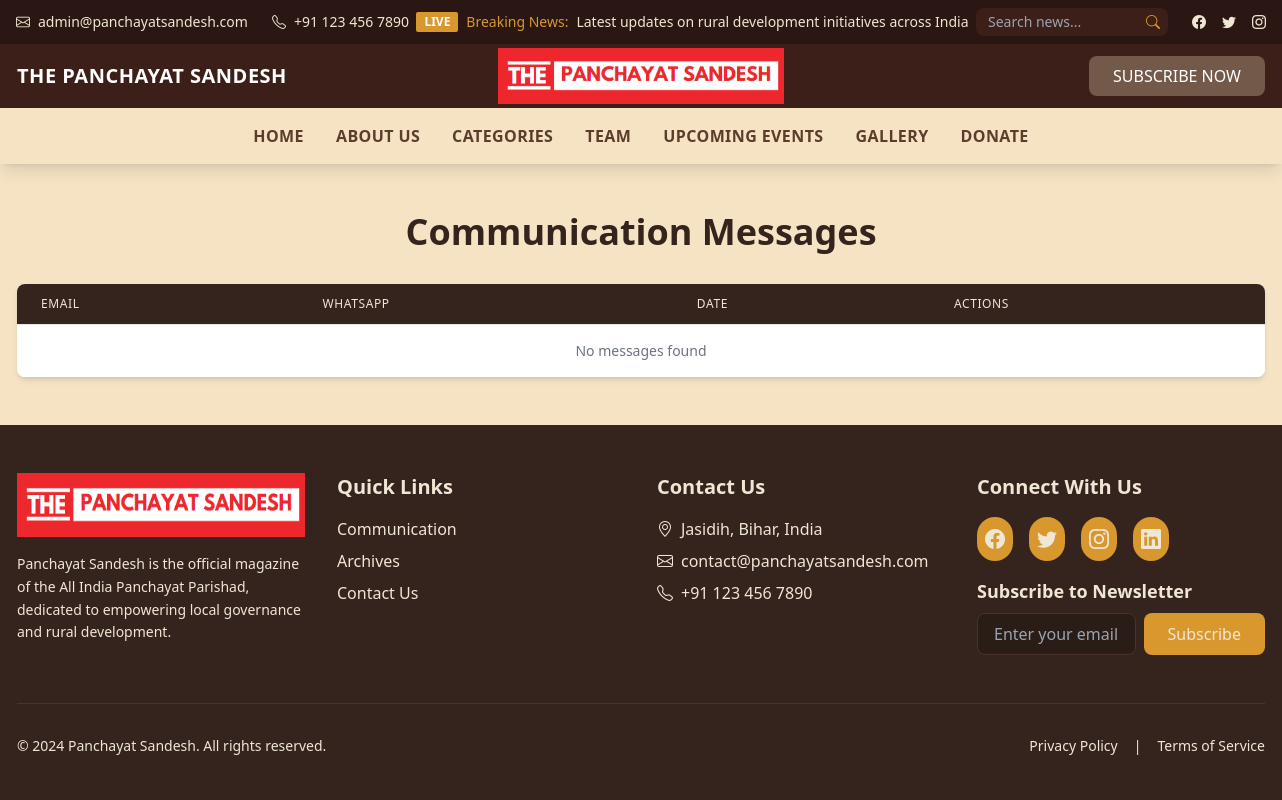
Before: /messages/ (signed in) with the older database file.
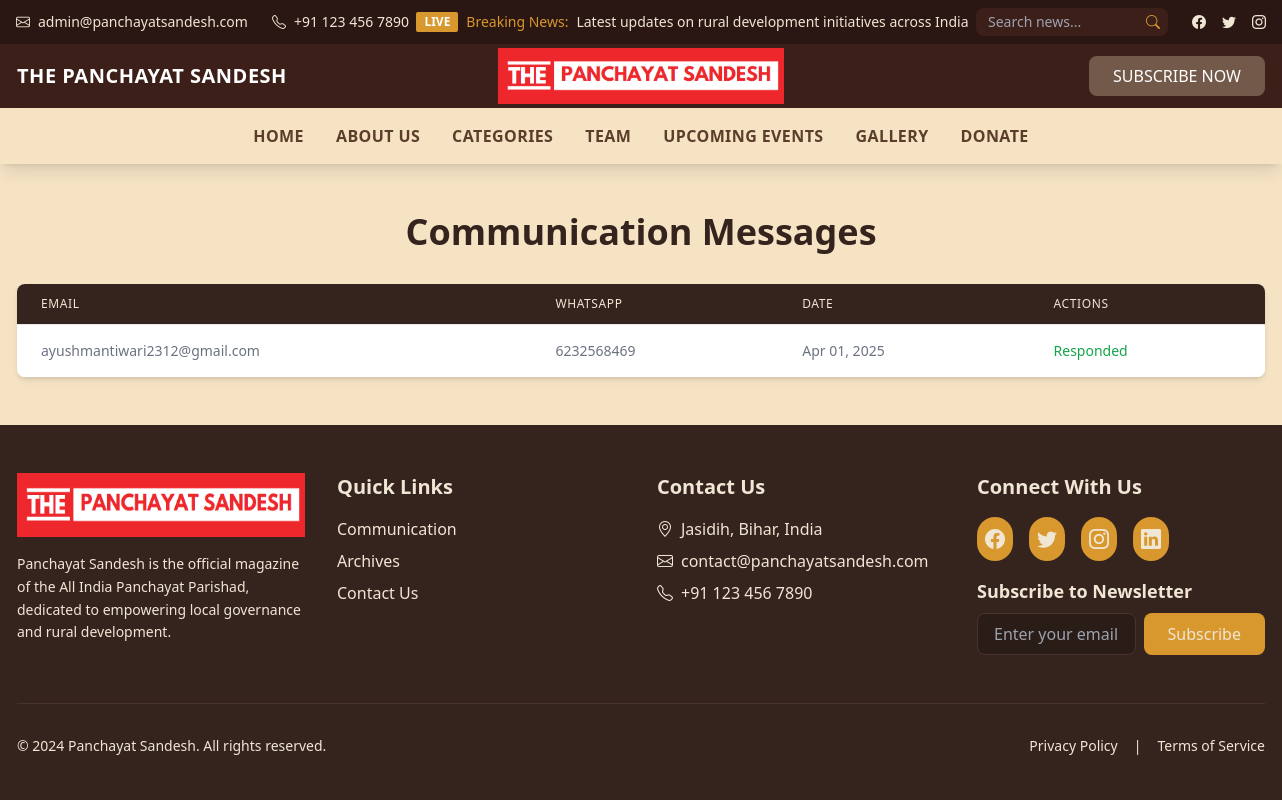
After: the same page with the newer database file.
### news_app/models.py (models this page shows, shortened)
class communication(models.Model):
    id = models.UUIDField(primary_key=True, default=uuid.uuid4, editable=False)
    whatsapp_number = models.CharField(max_length=100, null=True)
    message = models.TextField(null=True)
    email = models.EmailField(null=True)
    response = models.TextField(null=True)
    viewed = models.BooleanField(default=False)
    created_at = models.DateTimeField(default=timezone.now)

### news_app/views.py (the view, shortened to what this page needs)
# urls.py: path('messages/', MessagesView.as_view(), name="messages"),
class MessagesView(TemplateView):
    template_name = 'messages.html'
    def get_context_data(self, **kwargs):
        import logging
        logger = logging.getLogger(__name__)
        logger.debug("Entering MessagesView.get_context_data")
        context = super().get_context_data(**kwargs)
        logger.debug("Fetching all communications ordered by creation date")
        communications_list = communication.objects.all().order_by('-created_at')
        logger.debug(f"Retrieved {communications_list.count()} communication records")
        context['communications'] = communications_list
        logger.debug("Returning context from MessagesView.get_context_data")
        return context

### templates/messages.html (shortened to what this page needs)
{% extends 'base.html' %}
{% block content %}
{% load static  %}
    {% if request.session.user_id %}
    <section class="py-12 bg-[#f5e3c4]">
        <div class="container mx-auto px-4">
            <h1 class="text-3xl md:text-4xl font-bold text-center text-[#35231e] mb-8">Communication Messages</h1>
            <div class="bg-white rounded-lg shadow-md overflow-hidden">
                <div class="overflow-x-auto">
                    <table class="min-w-full divide-y divide-gray-200">
                        <thead class="bg-[#35231e]">
                            <tr>
                                <th scope="col" class="px-6 py-3 text-left text-xs font-medium text-[#efe6d4] uppercase tracking-wider">Email</th>
                                <th scope="col" class="px-6 py-3 text-left text-xs font-medium text-[#efe6d4] uppercase tracking-wider">WhatsApp</th>
                                <th scope="col" class="px-6 py-3 text-left text-xs font-medium text-[#efe6d4] uppercase tracking-wider">Date</th>
                                <th scope="col" class="px-6 py-3 text-left text-xs font-medium text-[#efe6d4] uppercase tracking-wider">Actions</th>
                            </tr>
                        </thead>
                        <tbody class="bg-white divide-y divide-gray-200">
                            {% for message in communications %}
                            <tr class="hover:bg-gray-50">
                                <td class="px-6 py-4 whitespace-nowrap text-sm text-gray-500">{{ message.email }}</td>
                                <td class="px-6 py-4 whitespace-nowrap text-sm text-gray-500">{{ message.whatsapp_number }}</td>
                                <td class="px-6 py-4 whitespace-nowrap text-sm text-gray-500">{{ message.created_at|date:"M d, Y" }}</td>
                                <td class="px-6 py-4 whitespace-nowrap text-sm font-medium">
                                    {% if message.viewed %}
                                        <span class="text-green-600 font-medium">Responded</span>
                                    {% else %}
                                        <button class="view-message text-[#d8982e] hover:text-[#b77924]"
                                            data-id="{{ message.id }}"
                                            data-message="{{ message.message }}">
                                            Respond
                                        </button>
                                    {% endif %}
                                </td>
                            </tr>
                            {% empty %}
                            <tr>
                                <td colspan="4" class="px-6 py-4 text-center text-sm text-gray-500">No messages found</td>
                            </tr>
                            {% endfor %}
                        </tbody>
                    </table>
                </div>
            </div>
        </div>
    </section>
    {% endif %}
{% endblock %}

Changed rows visible on the page:
added communication: email "ayushmantiwari2312@gmail.com", whatsapp_number "6232568469", created_at "Apr 01, 2025", viewed "Responded"
Other visible differences:
text no longer shown: "No messages found"
